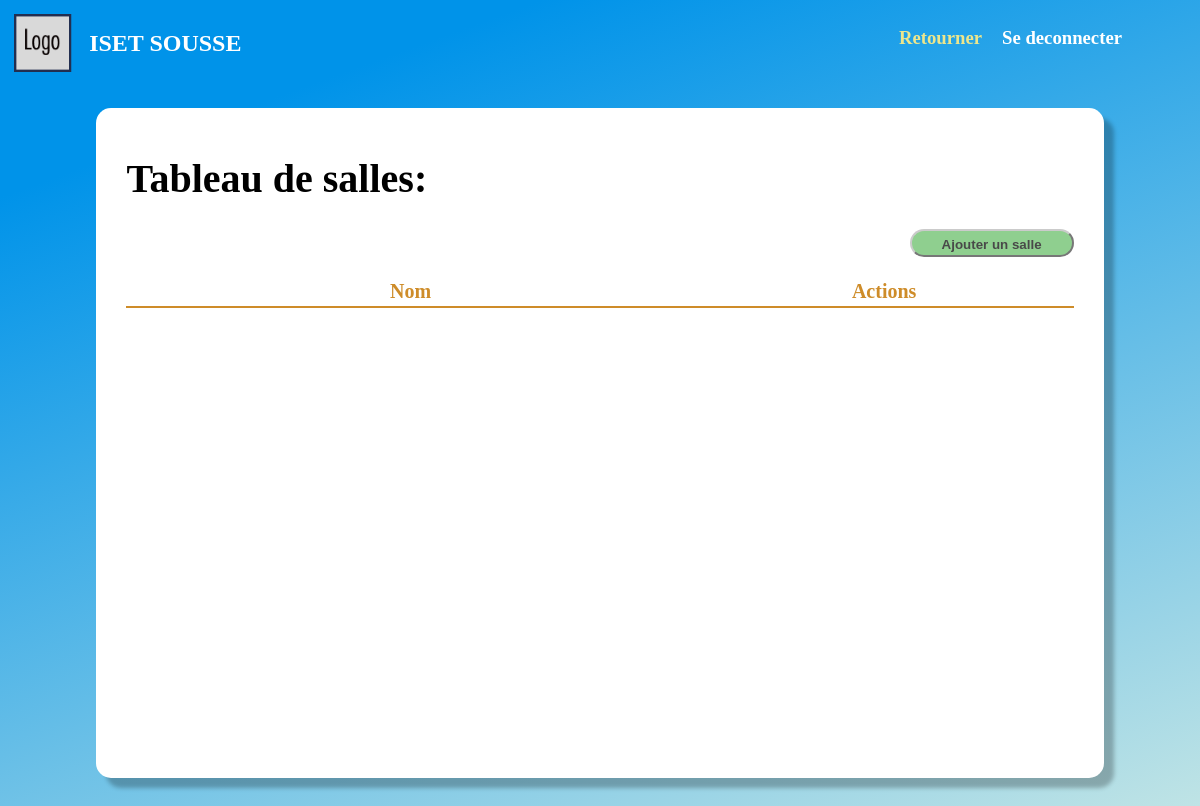
Page /Pages/Gestion/Salles/index.php (signed in) on the earlier database version.
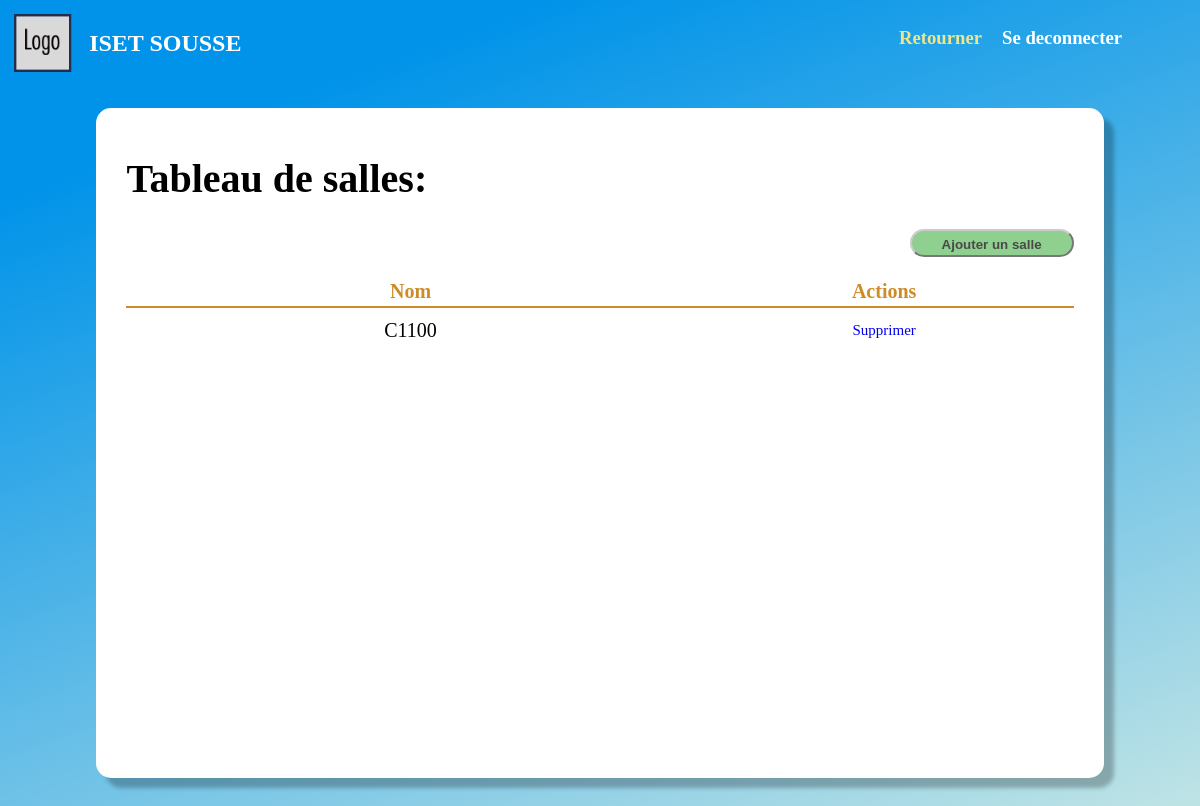
Same page on the later database version.
### tables this page shows
CREATE TABLE `salle` (
  `nom` varchar(20) NOT NULL
);

### Classes/Database/mySQL.php (called while the page is built, shortened)
<?php
    class mySql {
        private $_cnx;
        function __construct() {
            try {
                $this->_cnx = new PDO("mysql:host=".self::_serveur.";dbname=".self::_dbb, self::_login, self::_mdp);
            } catch (PDOException $e) {
                echo '<br/>Echec lors de la connexion: '.$e->getMessage();
            }
        }
        public function request($query, $array, $return = false) {
            $prep = $this->_cnx->prepare($query);
            $result = $prep->execute($array);
            if ($return === false) {
                return true;
            } else if ($return == 0) {
                return $prep->rowCount() > 0;
            } else if ($return == 1) {
                return $prep->rowCount() > 0? $prep->fetch() : array();
            } else if ($return == 2) {
                return $prep->rowCount() > 0? $prep->fetchAll() : array();
            } else if ($return == 3) {
                return $this->_cnx->lastInsertId();
            }
        }
    }
?>

### Classes/Database/SalleDB.php (called while the page is built, shortened)
<?php
    require_once("MySql.php");
    class SalleDB extends MySql {
        public function getAll() {
            return $this->request(
                "SELECT * FROM salle",
                array(),
                2
            );
        }
}

### Pages/Gestion/Salles/index.php (the view, shortened to what this page needs)
<!DOCTYPE html>
<head>
    <link rel="stylesheet" href="/Assets/css/user.css">
    <link rel="stylesheet" href="/Assets/css/profil.css">
    <link rel="stylesheet" href="/Assets/css/tables.css">
    <link rel="stylesheet" href="/Assets/css/buttons.css">
</head>
<body>
<?php
    require_once(ROOT."/Classes/Database/SalleDB.php");
    $salleDB = new SalleDB();
    $salles = $salleDB->getAll();
?>
<div class="logo">
    <div class = "seperated_div">
        <div class = "header_div">
            <img src="/Assets/imgs/LOGO.png">
            <h2 class = "website_title"> <?= NOM_SITE ?> </h2>
        </div>
        <div class = "buttons_div">
            <h3 class = "go_back"> <a href="/Pages/User/index.php">Retourner</a></h3>
            <h3 class = "deconnection"> <a href="/Pipes/deconnexion.php">Se deconnecter</a></h3>
        </div>
    </div>
</div>
<div class="cd">
<div class="cadre">
    <h1> Tableau de salles: </h1>
    <div class = "cadre_header">
        <div class = "_tool_buttons" style = "margin-right:0">
            <a href = "ajouter.php"><button class = "_btn _green_btn" style = "margin-right:0"> Ajouter un salle </button></a>
        </div>
    </div>
    <table id ="table_" class="scrollable-table">
        <thead>
            <tr>
                <th style = "width:60%"><span class = "table_header">Nom</span></th>
                <th><span class = "table_header">Actions</span></th>
            </tr>
        </thead>
        <tbody>
            <?php
                foreach ($salles as $salle) {
                    echo "
                        <tr>
                            <td >".$salle["nom"]."</td>
                            <td>
                                <a class = 'link_ref' href = '/Pipes/Salle/supprimer.php?nom=".$salle["nom"]."'>Supprimer</a>
                            </td>
                        </tr>
                    ";
                }
            ?>
        </tbody>
    </table>
</div>
</div>
</body>
</html>

Differences in the rows shown:
added salle: nom "C1100"
